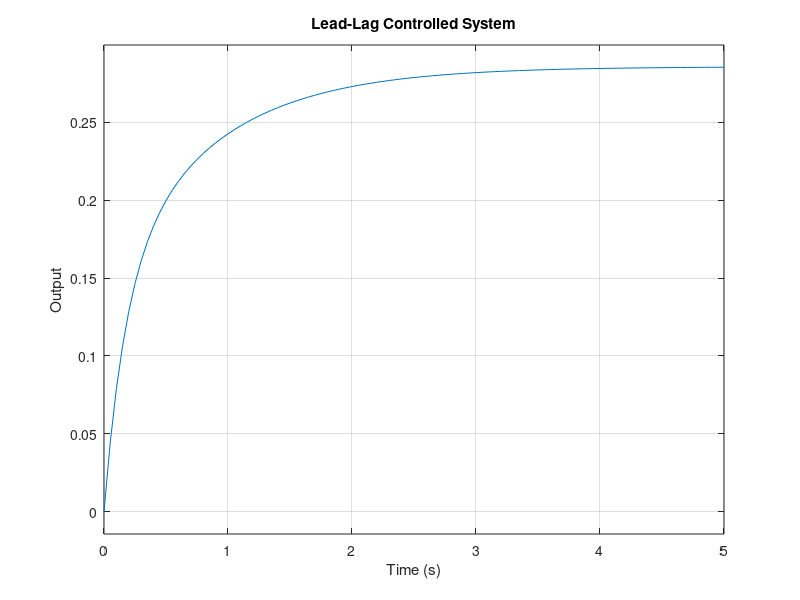

Reproduce this figure in MATLAB. (Note: this script raises an error after producing the figure.)
%% CONTROL SYSTEM 12 - LEAD-LAG CONTROL

clear;
clc;
close all;

%% Controller
C = tf([1 2],[1 5]);

%% Plant
G = tf(1,[1 1]);

%% Open-loop system
L = C*G;

%% Closed-loop system
T = feedback(L,1);

%% Display systems
disp('Lead-Lag Controller:');
C

disp('Plant:');
G

disp('Closed-Loop System:');
T

%% Step response
figure;

step(T);

grid on;

title('Lead-Lag Controlled System');

xlabel('Time (s)');
ylabel('Output');

%% Step response information
info = stepinfo(T);

disp('Step Response Characteristics:');
disp(info);

%% Poles
disp('Closed-loop poles:');
pole(T);
